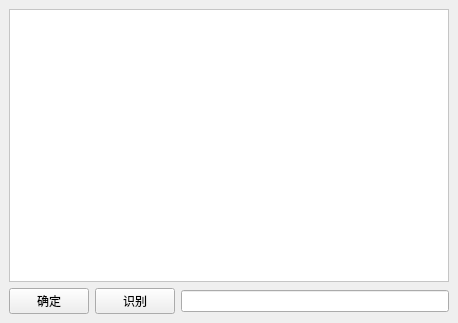
<?xml version="1.0" encoding="UTF-8"?>
<ui version="4.0">
 <class>MainWindow</class>
 <widget class="QMainWindow" name="MainWindow">
  <property name="geometry">
   <rect>
    <x>0</x>
    <y>0</y>
    <width>458</width>
    <height>323</height>
   </rect>
  </property>
  <property name="windowTitle">
   <string>MainWindow</string>
  </property>
  <widget class="QWidget" name="centralwidget">
   <layout class="QGridLayout" name="gridLayout">
    <item row="2" column="1">
     <widget class="QPushButton" name="pushButton_2">
      <property name="text">
       <string>识别</string>
      </property>
     </widget>
    </item>
    <item row="2" column="0">
     <widget class="QPushButton" name="pushButton">
      <property name="text">
       <string>确定</string>
      </property>
     </widget>
    </item>
    <item row="2" column="2">
     <widget class="QLineEdit" name="lineEdit">
      <property name="enabled">
       <bool>true</bool>
      </property>
     </widget>
    </item>
    <item row="1" column="0" colspan="3">
     <widget class="QFrame" name="frame">
      <property name="mouseTracking">
       <bool>true</bool>
      </property>
      <property name="styleSheet">
       <string notr="true">QFrame {
background-color: rgb(255, 255, 255);
}</string>
      </property>
      <property name="frameShape">
       <enum>QFrame::StyledPanel</enum>
      </property>
      <property name="frameShadow">
       <enum>QFrame::Raised</enum>
      </property>
     </widget>
    </item>
   </layout>
  </widget>
  <widget class="QMenuBar" name="menubar">
   <property name="geometry">
    <rect>
     <x>0</x>
     <y>0</y>
     <width>458</width>
     <height>23</height>
    </rect>
   </property>
  </widget>
 </widget>
 <resources/>
 <connections/>
</ui>
